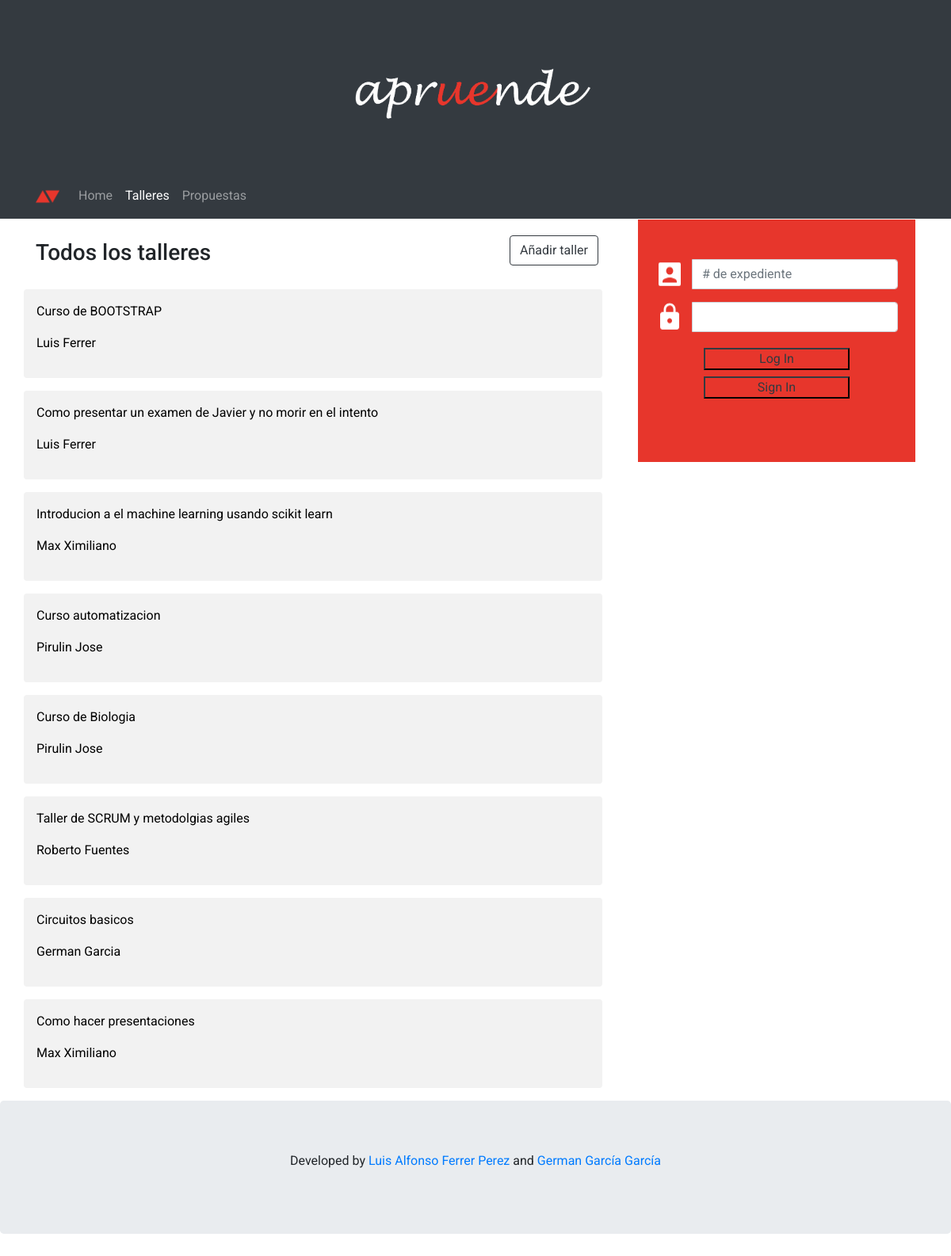
Page /talleres.php on the committed database.
### tables this page shows
CREATE TABLE `Taller` (
  `IDTal` int(8) NOT NULL,
  `IDUsTal` int(8) NOT NULL,
  `NombreTal` varchar(64) NOT NULL,
  `DescripcionTal` text NOT NULL,
  `FacultadTal` varchar(32) NOT NULL,
  `ActiveTal` tinyint(1) NOT NULL
);

CREATE TABLE `UserData` (
  `Nombre` varchar(20) DEFAULT NULL,
  `Apellidos` varchar(50) DEFAULT NULL,
  `Grado` text NOT NULL,
  `Email` text,
  `Telefono` int(11) NOT NULL,
  `userID` int(11) NOT NULL DEFAULT '0',
  `foto` text NOT NULL
);

### php/talleresDb.php (the view)
<?php
	require('db.php');
	$sel_query="SELECT Taller.NombreTal,UserData.Nombre,UserData.Apellidos,Taller.IDTal FROM Taller JOIN UserData ON Taller.IDUsTal= UserData.userID WHERE Taller.ActiveTal = 1;";
	$result = mysqli_query($con,$sel_query);
	$filas = "";
	while($row = mysqli_fetch_assoc($result)) {
      	$filas .= "<div class='row w-100'><a class='w-100' href='tallerInfo.php?id=".$row["IDTal"]."'>";
		$filas .= "<div class='propBlocks rounded d-block p-3 m-0 mb-3 w-100' id='propBlock".$row["IDTal"].">'";
		$filas .= "\t<p>".$row["NombreTal"]."</p>";
      	$filas .= "\t<p>".$row["Nombre"]." ";
      	$filas .= $row["Apellidos"]."</p>";
		$filas .= "</div>\n</a></div>";
	}
	echo utf8_encode($filas);
?>

### style.css (style rules this page uses)
* { margin:0; padding: 0; }
body { font-family: 'Roboto', sans-serif; overflow-y: scroll; overflow-x: hidden; }
.propBlocks { background-color: #f2f2f2; color: black; margin: 10px; width: 80%; padding: 10px; }

### rows in the picture
taller: NombreTal "Curso de BOOTSTRAP", userdata.Nombre "Luis", userdata.Apellidos "Ferrer"
taller: NombreTal "Como presentar un examen de Javier y no morir en el intento", userdata.Nombre "Luis", userdata.Apellidos "Ferrer"
taller: NombreTal "Introducion a el machine learning usando scikit learn", userdata.Nombre "Max", userdata.Apellidos "Ximiliano"
taller: NombreTal "Curso automatizacion", userdata.Nombre "Pirulin", userdata.Apellidos "Jose"
taller: NombreTal "Curso de Biologia", userdata.Nombre "Pirulin", userdata.Apellidos "Jose"
taller: NombreTal "Taller de SCRUM y metodolgias agiles", userdata.Nombre "Roberto", userdata.Apellidos "Fuentes"
taller: NombreTal "Circuitos basicos", userdata.Nombre "German", userdata.Apellidos "Garcia"
taller: NombreTal "Como hacer presentaciones", userdata.Nombre "Max", userdata.Apellidos "Ximiliano"
